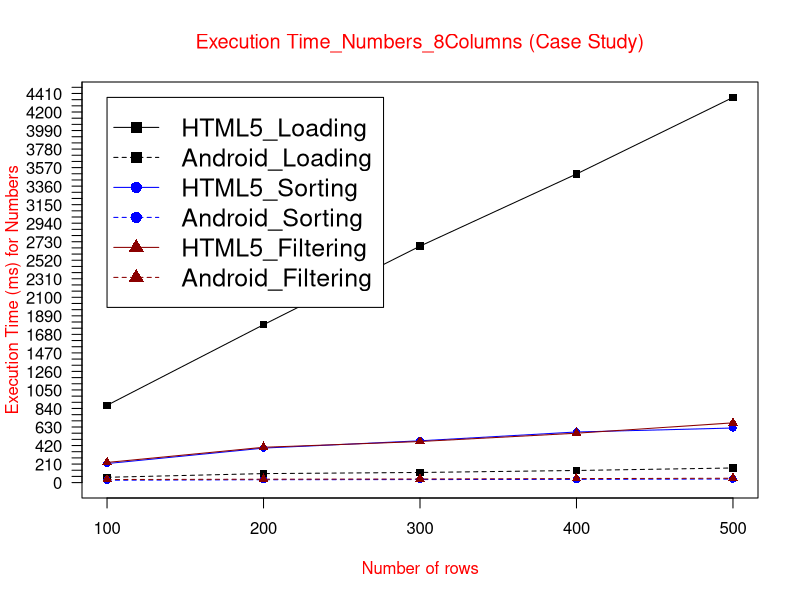

Generate this figure with R:
data <- read.table("(CS)ETnum8col.txt", header = TRUE)

max_y <- max(data)
plot_colors <- c("black", "blue", "red4")
png(filename="(CS)ETnum8Col.png", height = 1000, width = 1300, bg = "white")
plot(data$HTML5_Loading, type = "o", col = plot_colors[1], pch=15,  ylim=c(0,max_y), axes=FALSE, ann=FALSE)
axis(1, at=1:5, lab=c("100", "200", "300", "400", "500"))
axis(2, las=1, at=70*0:max_y, cex.axis = 1)

box()
lines(data$Android_Loading, type="o", pch=15, lty=2, col=plot_colors[1])
lines(data$HTML5_Sorting, type="o", pch=16, lty=1,  col=plot_colors[2])
lines(data$Android_Sorting, type="o", pch=16, lty=2,  col=plot_colors[2])   
lines(data$HTML5_Filtering, type="o", pch=17, lty=1, col=plot_colors[3])
lines(data$Android_Filtering, type="o", pch=17, lty=2,   col=plot_colors[3])

title(main="Execution Time_Numbers_8Columns (Case Study)", col.main="red", font.main=6)
title(xlab= "Number of rows", col.lab="red")
title(ylab= "Execution Time (ms) for Numbers", col.lab="red")
legend(1, max_y, names(data), cex=1.5, col=c("black", "black","blue", "blue","red4","red4"), pch=c(15,15,16,16,17,17), lty=c(1,2,1,2,1,2));


dev.off()